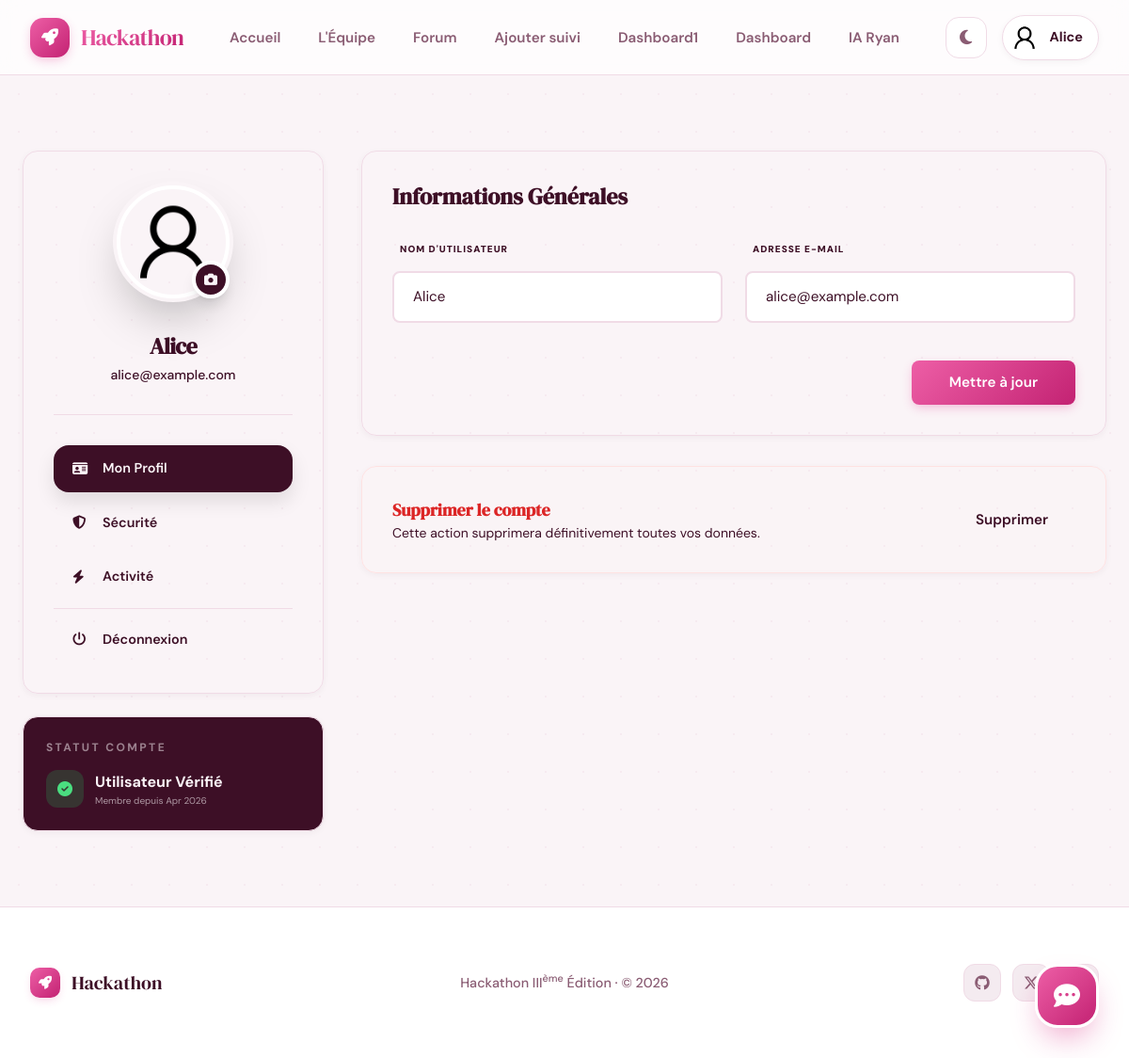
Page /profile/ (signed in) on the committed database.
### Users/models.py (models this page shows, shortened)
class User(AbstractUser):
    GROUPE_SANGUIN_CHOIX = [
        ('A+', 'A+'), ('A-', 'A-'),
        ('B+', 'B+'), ('B-', 'B-'),
        ('AB+', 'AB+'), ('AB-', 'AB-'),
        ('O+', 'O+'), ('O-', 'O-'),
    ]
    is_admin_user = models.BooleanField(default=False)
    is_customer = models.BooleanField(default=True)
    age = models.PositiveIntegerField(null=True, blank=True, help_text="25")
    date_dernieres_regles = models.DateField(null=True, blank=True)
    date_prevue_accouchement = models.DateField(null=True, blank=True)
    taille = models.PositiveIntegerField(null=True, blank=True, help_text="En cm")
    poids_initial = models.FloatField(null=True, blank=True, help_text="En kg")
    groupe_sanguin = models.CharField(
        null=True,
        blank=True,
        max_length=5,
        choices=GROUPE_SANGUIN_CHOIX
    )
    antecedents_medicaux = models.TextField(null=True, blank=True)
    nombre_grossesses_precedentes = models.PositiveIntegerField(default=0)
    photo = models.ImageField(
        upload_to="profile_pictures/",
        default="profile_pictures/default.png",
        blank=True,
        null=True,
    )

### Users/views.py (the view)
# urls.py: path("profile/", views.profile, name="profile"),
@login_required
def profile(request):
    return render(request, "dashboard/user/profile.html")

### templates/dashboard/user/profile.html (shortened to what this page needs)
{% extends "Base/base.html" %}
{% block content %}
<div class="max-w-6xl mx-auto py-10">
    <div class="flex flex-col md:flex-row gap-10">
        <aside class="w-full md:w-80 space-y-6">
            <div class="cool-card !p-8 text-center">
                <div class="relative inline-block mb-6">
                    <div class="w-32 h-32 rounded-full p-1 bg-gradient-to-tr from-[var(--accent)] to-[var(--ink)] shadow-2xl">
                        {% if user.photo %}
                            <img src="{{ user.photo.url }}" class="w-full h-full rounded-full object-cover border-4 border-[var(--surface)]" alt="{{ user.username }}">
                        {% else %}
                            <div class="w-full h-full rounded-full bg-[var(--surface)] flex items-center justify-center text-4xl font-serif-display text-[var(--ink)] border-4 border-[var(--surface)]">
                                {{ user.username|first|upper }}
                            </div>
                        {% endif %}
                    </div>
                    <button onclick="openAvatarModal()" class="absolute bottom-1 right-1 w-10 h-10 bg-[var(--ink)] text-[var(--paper)] rounded-full border-4 border-[var(--surface)] flex items-center justify-center hover:bg-[var(--accent)] transition-colors shadow-lg">
                        <i class="fas fa-camera text-sm"></i>
                    </button>
                </div>
                <h2 class="text-2xl font-bold text-[var(--ink)] font-serif-display tracking-tight">{{ user.username }}</h2>
                <p class="text-[var(--muted)] text-sm mt-1 font-medium">{{ user.email }}</p>
                <div class="mt-8 pt-8 border-t border-[var(--line)] space-y-2">
                    <button class="profile-nav-item active" onclick="showTab('info', this)">
                        <i class="fas fa-id-card w-5"></i> Mon Profil
                    </button>
                    <button class="profile-nav-item" onclick="showTab('security', this)">
                        <i class="fas fa-shield-halved w-5"></i> Sécurité
                    </button>
                    <button class="profile-nav-item" onclick="showTab('activity', this)">
                        <i class="fas fa-bolt w-5"></i> Activité
                    </button>
                    <div class="h-px bg-[var(--line)] my-4"></div>
                    <a href="{% url 'users:deconnexion' %}" class="profile-nav-item danger">
                        <i class="fas fa-power-off w-5"></i> Déconnexion
                    </a>
                </div>
            </div>
            <div class="cool-card !p-6 bg-[var(--ink)] text-[var(--paper)]">
                <p class="text-xs font-bold uppercase tracking-[0.2em] opacity-50 mb-4">Statut Compte</p>
                <div class="flex items-center gap-3">
                    <div class="w-10 h-10 rounded-xl bg-green-500/20 text-green-400 flex items-center justify-center">
                        <i class="fas fa-check-circle"></i>
                    </div>
                    <div>
                        <div class="font-bold">Utilisateur Vérifié</div>
                        <div class="text-[10px] opacity-60">Membre depuis {{ user.date_joined|date:"M Y" }}</div>
                    </div>
                </div>
            </div>
        </aside>
        <div class="flex-1 space-y-8">
            <div id="tab-info" class="tab-panel active">
                <div class="cool-card">
                    <h3 class="text-2xl font-bold text-[var(--ink)] font-serif-display mb-8">Informations Générales</h3>
                    <form method="post" action="{% url 'users:modifier_profil' %}" class="space-y-6">
                        <div class="grid md:grid-cols-2 gap-6">
                            <div class="space-y-2">
                                <label class="text-[10px] font-black text-[var(--muted)] uppercase tracking-widest ml-2">Nom d'utilisateur</label>
                                <input type="text" name="username" value="{{ user.username }}" class="cool-input" required>
                            </div>
                            <div class="space-y-2">
                                <label class="text-[10px] font-black text-[var(--muted)] uppercase tracking-widest ml-2">Adresse E-mail</label>
                                <input type="email" name="email" value="{{ user.email }}" class="cool-input" required>
                            </div>
                        </div>
                        <div class="pt-4 flex justify-end">
                            <button type="submit" class="btn btn-primary px-10">Mettre à jour</button>
                        </div>
                    </form>
                </div>
                <div class="mt-8 cool-card border-red-100 bg-red-50/10">
                    <div class="flex items-center justify-between">
                        <div>
                            <h4 class="text-lg font-bold text-red-600">Supprimer le compte</h4>
                            <p class="text-sm text-[var(--muted)]">Cette action supprimera définitivement toutes vos données.</p>
                        </div>
                        <button onclick="confirmDelete()" class="btn btn-danger">Supprimer</button>
                    </div>
                </div>
            </div>
        </div>
    </div>
</div>
{% endblock %}

### templates/Base/base.html (shortened to what this page needs)
<!doctype html>
<html lang="fr" data-theme="light">
    <head>
        <script src="https://cdn.tailwindcss.com"></script>
        <link
            rel="stylesheet"
            href="https://cdnjs.cloudflare.com/ajax/libs/font-awesome/6.5.0/css/all.min.css"
        />
        {% load static %}
        <link rel="stylesheet" href="{% static 'css/style.css' %}" />
    </head>
    <body>
        <nav
            class="navbar"
            role="navigation"
            aria-label="Navigation principale"
        >
            <div class="navbar-inner">
                <a
                    href="{% url 'users:landing' %}"
                    class="logo"
                    aria-label="Hackathon — Accueil"
                >
                    <div class="logo-mark"><i class="fas fa-rocket"></i></div>
                    <span class="logo-text">Hackathon</span>
                </a>
                <ul class="nav-links desktop-nav" role="list">
                    <li><a href="{% url 'users:landing' %}">Accueil</a></li>
                    <li><a href="{% url 'users:about' %}">L'Équipe</a></li>
                    <li><a href="{% url 'forum:question_list' %}">Forum</a></li>
                    <li>
                        <a href="{% url 'pregancy:ajouter_suivi' %}"
                            >Ajouter suivi</a
                        >
                    </li>
                    <li>
                        <a href="{% url 'pregancy:dashboard' %}">Dashboard1</a>
                    </li>
                    {% if user.is_authenticated %}
                    <li><a href="{% url 'users:user_home' %}">Dashboard</a></li>
                    <li><a href="{% url 'users:chat_home' %}">IA Ryan</a></li>
                    {% endif %}
                </ul>
                <div class="nav-actions desktop-nav">
                    <button
                        class="theme-btn"
                        id="theme-toggle"
                        aria-label="Changer le thème"
                    >
                        <i class="fas fa-moon icon-moon"></i>
                    </button>
                    {% if user.is_authenticated %}
                    <a href="{% url 'users:profile' %}" class="user-pill">
                        {% if user.photo %}
                        <img
                            src="{{ user.photo.url }}"
                            class="avatar"
                            alt="{{ user.username }}"
                        />
                        {% else %}
                        <div class="avatar-initials">
                            {{ user.username|first|upper }}
                        </div>
                        {% endif %}
                        <span class="user-name">{{ user.username }}</span>
                    </a>
                    {% endif %}
                </div>
            </div>
        </nav>
        <main class="main">{% block content %}{% endblock %}</main>
        <footer>
            <div class="footer-inner">
                <div class="footer-brand">
                    <div class="footer-mark"><i class="fas fa-rocket"></i></div>
                    <span class="footer-brand-name">Hackathon</span>
                </div>
                <p class="footer-copy">
                    Hackathon III<sup>ème</sup> Édition · © 2026
                </p>
                <div class="footer-links">
                    <a href="#" aria-label="GitHub"
                        ><i class="fab fa-github"></i
                    ></a>
                    <a href="#" aria-label="Twitter"
                        ><i class="fab fa-x-twitter"></i
                    ></a>
                    <a href="#" aria-label="LinkedIn"
                        ><i class="fab fa-linkedin-in"></i
                    ></a>
                </div>
            </div>
        </footer>
        {% if user.is_authenticated and "/chat/" not in request.path %}
        <div class="chat-widget">
            <button class="chat-bubble" onclick="toggleWidget()">
                <i class="fas fa-comment-dots" id="widget-icon"></i>
            </button>
        </div>
        {% endif %}
    </body>
</html>

### static/css/_tokens.css (style rules this page uses)
:root { --p-h: 330; --p-s: 70%; --p-l: 50%; --s-h: 280; --s-s: 60%; --s-l: 65%; --primary: hsl(var(--p-h), var(--p-s), var(--p-l)); --primary-alt: hsl(var(--p-h), var(--p-s), 40%); --secondary: hsl(var(--s-h), var(--s-s), var(--s-l)); --success: hsl(150, 60%, 45%); --warning: hsl(45, 90%, 50%); --error: hsl(350, 75%, 55%); --info: hsl(200, 80%, 55%); --paper: hsl(var(--p-h), 40%, 97%); --surface: #ffffff; --surface-2: hsl(var(--p-h), 30%, 94%); --ink: hsl(var(--p-h), 60%, 15%); --ink-muted: hsl(var(--p-h), 20%, 45%); --line: hsl(var(--p-h), 40%, 90%); --line-bold: hsl(var(--p-h), 40%, 85%); --radius: 16px; --radius-sm: 8px; --radius-lg: 24px; --nav-h: 80px; --shadow-sm: 0 2px 8px -2px hsla(var(--p-h), 30%, 20%, 0.08); --shadow-md: 0 12px 24px -8px hsla(var(--p-h), 30%, 20%, 0.12); --shadow-lg: 0 24px 48px -12px hsla(var(--p-h), 30%, 20%, 0.18); --glass: hsla(0, 0%, 100%, 0.7); --glass-blur: blur(12px); --grad-primary: linear-gradient(135deg, hsl(var(--p-h), 80%, 65%), hsl(var(--p-h), 70%, 45%)); --grad-soft: linear-gradient(135deg, hsl(var(--p-h), 40%, 98%), hsl(var(--p-h), 40%, 94%)); }

### static/css/_base.css (style rules this page uses)
*, *::before, *::after { box-sizing: border-box; margin: 0; padding: 0; -webkit-font-smoothing: antialiased; -moz-osx-font-smoothing: grayscale; }
html { scroll-behavior: smooth; font-size: 16px; }
body { font-family: 'DM Sans', -apple-system, BlinkMacSystemFont, sans-serif; background: var(--paper); color: var(--ink); min-height: 100vh; display: flex; flex-direction: column; line-height: 1.6; overflow-x: hidden; transition: background .4s cubic-bezier(0.4, 0, 0.2, 1), color .4s ease; }
body::before { content: ""; position: fixed; top: 0; left: 0; width: 100%; height: 100%; z-index: -1; opacity: 0.4; background-image: radial-gradient(var(--line) 1px, transparent 1px); background-size: 40px 40px; }
h1, h2, h3, h4, h5, h6 { font-family: 'DM Serif Display', serif; font-weight: 400; line-height: 1.2; color: var(--ink); }
a { color: inherit; text-decoration: none; transition: all .2s ease; }
.main { flex: 1; width: 100%; max-width: 1440px; margin: 0 auto; padding: 40px 24px; }
.cool-card { In template /home/panda831/Bureau/tenaizybe/coucou_les_filles/templates/Base/base.html, error at line 408 background: var(--surface); border: 1px solid var(--line); border-radius: var(--radius); padding: 32px; box-shadow: var(--shadow-sm); transition: transform .3s ease, box-shadow .3s ease; }

### static/css/_buttons.css (style rules this page uses)
.btn { display: inline-flex; align-items: center; justify-content: center; gap: 10px; padding: 12px 28px; font-size: 0.95rem; font-weight: 600; border-radius: var(--radius-sm); cursor: pointer; transition: all .25s cubic-bezier(0.4, 0, 0.2, 1); border: 1px solid transparent; font-family: 'DM Sans', sans-serif; user-select: none; white-space: nowrap; }
.btn-primary { background: var(--grad-primary); color: white; border: none; box-shadow: 0 4px 12px -2px hsla(var(--p-h), 70%, 50%, 0.3); }

### static/css/_forms.css (style rules this page uses)
.cool-input { width: 100%; padding: 14px 20px; background: var(--surface); border: 2px solid var(--line); border-radius: var(--radius-sm); color: var(--ink); font-family: inherit; font-size: 0.95rem; transition: all .2s cubic-bezier(0.4, 0, 0.2, 1); outline: none; }
.cool-input::placeholder { color: var(--ink-muted); opacity: 0.6; }
label { display: block; margin-bottom: 8px; font-weight: 600; font-size: 0.9rem; color: var(--ink); transition: color .2s ease; }

### static/css/_footer.css (style rules this page uses)
footer { background: var(--surface); border-top: 1px solid var(--line); padding: 60px 0; margin-top: auto; }
.footer-inner { max-width: 1440px; margin: 0 auto; padding: 0 32px; display: grid; grid-template-columns: 1fr auto 1fr; align-items: center; gap: 40px; }
.footer-brand { display: flex; align-items: center; gap: 12px; }
.footer-mark { width: 32px; height: 32px; background: var(--grad-primary); border-radius: 10px; display: flex; align-items: center; justify-content: center; box-shadow: 0 4px 10px -2px hsla(var(--p-h), 70%, 50%, 0.2); }
.footer-mark i { color: white; font-size: 14px; }
.footer-brand-name { font-family: 'DM Serif Display', serif; font-size: 1.25rem; color: var(--ink); }
.footer-copy { font-size: 0.9rem; color: var(--ink-muted); text-align: center; font-weight: 500; }
.footer-links { display: flex; gap: 12px; justify-content: flex-end; }
.footer-links a { width: 40px; height: 40px; border-radius: 12px; border: 1.5px solid var(--line); display: flex; align-items: center; justify-content: center; color: var(--ink-muted); font-size: 1rem; transition: all .25s ease; background: var(--surface-2); }

### rows in the picture
User: photo (placeholder picture), username "Alice", email "alice@example.com", date_joined "Apr 2026"
